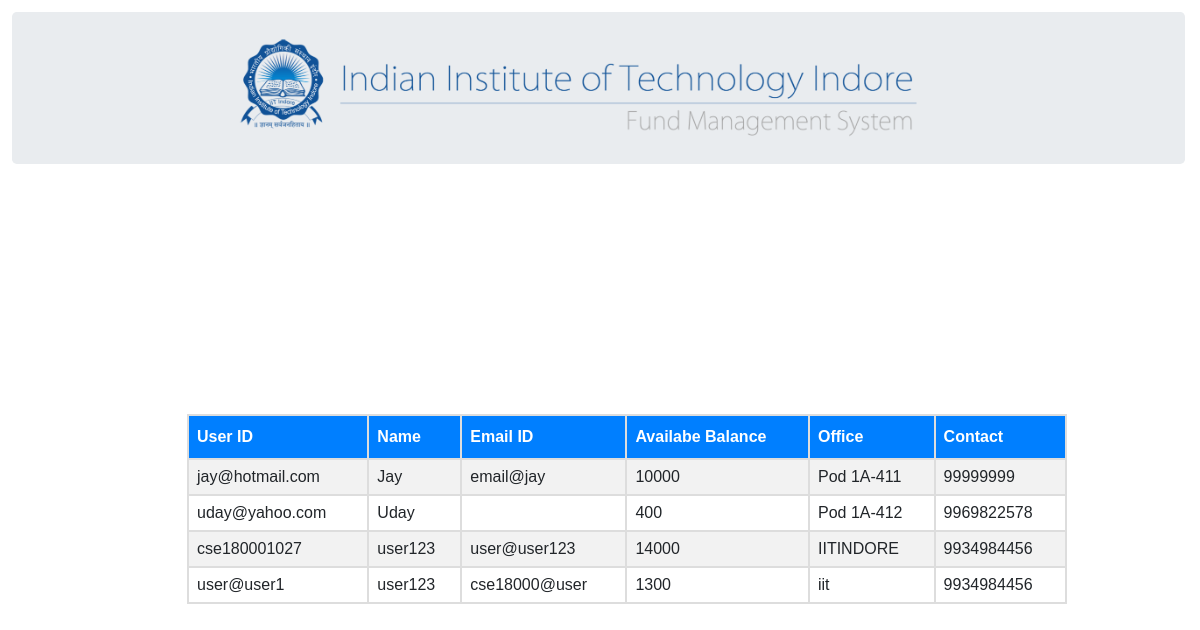
Page /accessuser.php on the committed database.
### tables this page shows
CREATE TABLE IF NOT EXISTS `user` (
  `user_id` varchar(30) NOT NULL,
  `email_id` varchar(30) NOT NULL,
  `name` varchar(20) NOT NULL,
  `password` varchar(20) NOT NULL,
  `contact` varchar(10) NOT NULL,
  `office` varchar(12) NOT NULL,
  `add_date` date NOT NULL,
  `left_balance` int(15) NOT NULL,
  PRIMARY KEY (`user_id`)
);

### accessuser.php (the view, shortened to what this page needs)
<?php
require 'config.php';
$sql= $con->prepare("SELECT * FROM user");
$sql->execute();
?>
<html>
<head>
<link rel="stylesheet" href="https://maxcdn.bootstrapcdn.com/bootstrap/4.0.0/css/bootstrap.min.css">
    <link rel="stylesheet" href="https://maxcdn.bootstrapcdn.com/bootstrap/4.0.0/css/bootstrap.min.css">
      <link rel="stylesheet" href="user.css">
</head>
<div class="container-fluid c0">
        <div class="jumbotron f1">
          <img class="img-responsive img" src="logo1.png" alt="">
        </div>
      <div>
  <table id="acs">
  <tr>
  <th>User ID</th>
  <th>Name</th>
  <th>Email ID</th>
  <th>Availabe Balance</th>
  <th>Office</th>
  <th>Contact</th>
  </tr>
  <?php
    while($row = $sql->fetch(PDO::FETCH_ASSOC)){
      echo'<tr>
      <td>'.$row["user_id"].'</td>
      <td>'.$row["name"].'</td>
      <td>'.$row["email_id"].'</td>
      <td>'.$row["left_balance"].'</td>
      <td>'.$row["office"].'</td>
      <td>'.$row["contact"].'</td>
      </tr>';
    }
  ?>
  </table>
</body>
</html>

### config.php (shortened to what this page needs)
<head>
</head>

### user.css (style rules this page uses)
.f1 { padding-top: 2%; padding-left: 15%; padding-right: 1%; padding-bottom: 2%; }
.c0 { padding-left: 1%; padding-top: 1%; padding-bottom: 0%; }
.img { display: block; width : 80%; height:auto; }

### accessuser.php (style rules this page uses)
#acs { font-family: "Trebuchet MS", Arial, Helvetica, sans-serif; border-collapse: collapse; margin:250px 35px 35px 175px; width: 75%; }
#acs tr { border : 1px solid #ddd; border-radius:25px; }
#acs td, #acs th { border: 2px solid #ddd; padding: 8px; }
#acs td { text-align:left; }
#acs tr:nth-child(even) { background-color: #f2f2f2; }
#acs th { padding-top: 12px; padding-bottom: 12px; text-align: left; background-color: 007fff; color: white; }

### rows in the picture
user: user_id "jay@hotmail.com", name "Jay", email "email@jay", left_balance "10000", office "Pod 1A-411", contact "99999999"
user: user_id "uday@yahoo.com", name "Uday", left_balance "400", office "Pod 1A-412", contact "9969822578"
user: user_id "cse180001027", name "user123", email "user@user123", left_balance "14000", office "IITINDORE", contact "9934984456"
user: user_id "user@user1", name "user123", email "cse18000@user", left_balance "1300", office "iit", contact "9934984456"
